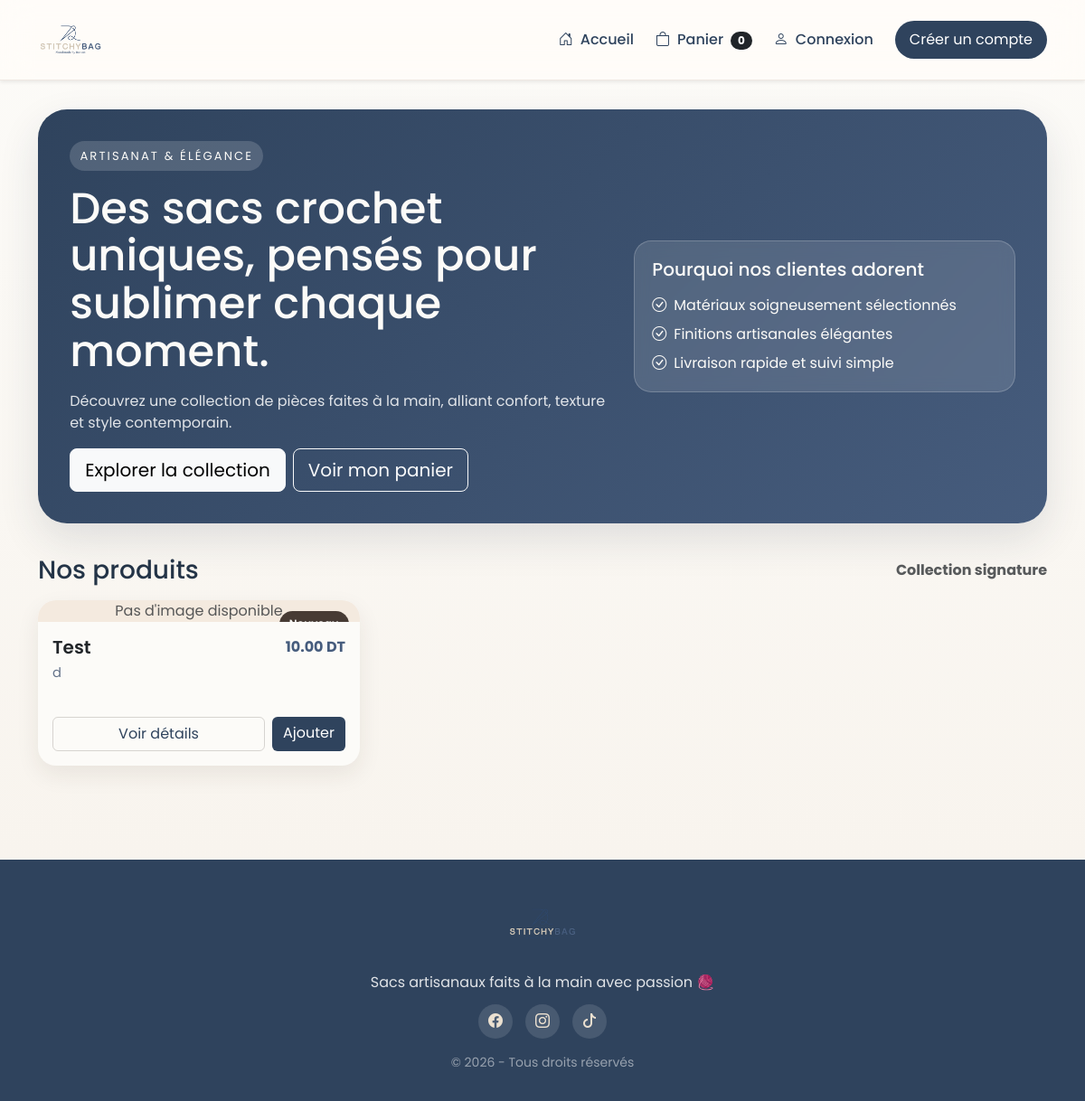
Before: / with the older database file.
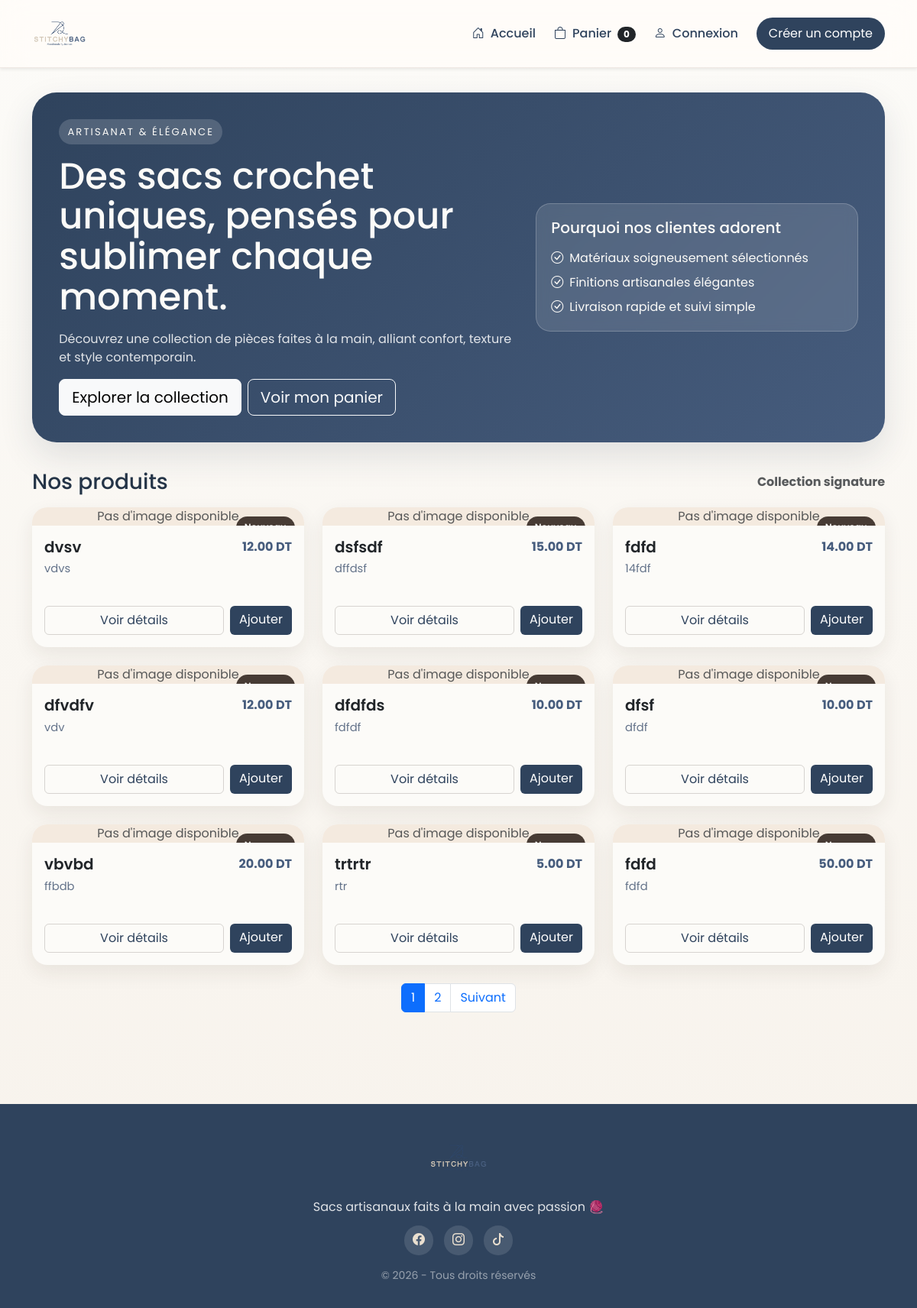
After: the same page with the newer database file.
### shop/models.py (models this page shows, shortened)
class Product(models.Model):
    name = models.CharField(max_length=200)
    description = models.TextField()
    price = models.DecimalField(
        max_digits=10,
        decimal_places=2
    )
    stock = models.PositiveIntegerField(default=0)
    created_at = models.DateTimeField(
        auto_now_add=True
    )
    class Meta:
        ordering = ['-created_at']

### shop/views.py (the view)
# urls.py: 2. Add a URL to urlpatterns:  path('', views.home, name='home')
def home(request):
    products = Product.objects.all().order_by('-created_at')
    paginator = Paginator(products, 9)
    page_number = request.GET.get("page")
    products_page = paginator.get_page(page_number)
    return render(
        request,
        "shop/home.html",
        {
            "products": products_page,
        }
    )

### shop/cart.py (called while the page is built)
    def __len__(self):
        return sum(self.cart.values())

### shop/context_processors.py (called while the page is built)
def cart_count(request):
    cart = Cart(request)
    return {
        "cart_count": len(cart)
    }

### templates/shop/home.html (shortened to what this page needs)
{% extends 'base.html' %}
{% block content %}
<div class="hero-section mb-4">
    <div class="row align-items-center g-4">
        <div class="col-lg-7">
            <span class="eyebrow">Artisanat & élégance</span>
            <h1>Des sacs crochet uniques, pensés pour sublimer chaque moment.</h1>
            <p>Découvrez une collection de pièces faites à la main, alliant confort, texture et style contemporain.</p>
            <div class="d-flex flex-wrap gap-2 mt-3">
                <a href="#products" class="btn btn-light btn-lg">Explorer la collection</a>
                <a href="{% url 'cart' %}" class="btn btn-outline-light btn-lg">Voir mon panier</a>
            </div>
        </div>
        <div class="col-lg-5">
            <div class="hero-card">
                <h5 class="mb-3">Pourquoi nos clientes adorent</h5>
                <ul class="list-unstyled mb-0">
                    <li class="mb-2"><i class="bi bi-check-circle me-2"></i>Matériaux soigneusement sélectionnés</li>
                    <li class="mb-2"><i class="bi bi-check-circle me-2"></i>Finitions artisanales élégantes</li>
                    <li><i class="bi bi-check-circle me-2"></i>Livraison rapide et suivi simple</li>
                </ul>
            </div>
        </div>
    </div>
</div>
<div class="section-title d-flex justify-content-between align-items-center">
    <h3 class="mb-0">Nos produits</h3>
    <span class="text-muted">Collection signature</span>
</div>
<div id="products" class="row g-4">
    {% for product in products %}
    <div class="col-md-6 col-lg-4">
        <div class="card product-card h-100">
            <div class="product-image-wrap">
                {% if product.images.first %}
                <img src="{{ product.images.first.image.url }}" alt="{{ product.name }}">
                {% else %}
                <div class="d-flex align-items-center justify-content-center h-100 text-muted" style="height: 260px; background: #f4eadf;">
                    Pas d'image disponible
                </div>
                {% endif %}
                <span class="product-badge">Nouveau</span>
            </div>
            <div class="card-body d-flex flex-column">
                <div class="d-flex justify-content-between align-items-start gap-2">
                    <h5 class="product-title">{{ product.name }}</h5>
                    <span class="product-price">{{ product.price }} DT</span>
                </div>
                <p class="product-description">{{ product.description|truncatechars:90 }}</p>
                <div class="mt-auto d-flex gap-2">
                    <a href="{% url 'product_detail' product.id %}" class="btn btn-outline-dark flex-grow-1">Voir détails</a>
                    <a href="{% url 'cart_add' product.id %}" class="btn btn-dark">Ajouter</a>
                </div>
            </div>
        </div>
    </div>
    {% endfor %}
</div>
{% if products.paginator.num_pages > 1 %}
<nav class="mt-4 d-flex justify-content-center">
    <ul class="pagination">
        {% for page_num in products.paginator.page_range %}
        <li class="page-item {% if products.number == page_num %}active{% endif %}">
            <a class="page-link" href="?page={{ page_num }}">{{ page_num }}</a>
        </li>
        {% endfor %}
        {% if products.has_next %}
        <li class="page-item">
            <a class="page-link" href="?page={{ products.next_page_number }}">Suivant</a>
        </li>
        {% endif %}
    </ul>
</nav>
{% endif %}
{% endblock %}

Changed rows visible on the page:
no longer on this page (row unchanged): Product: shows "Pas d'image disponible", name "Test", price "10.00", description "d"
added Product: shows "Pas d'image disponible", name "dvsv", price "12.00", description "vdvs"
added Product: shows "Pas d'image disponible", name "dsfsdf", price "15.00", description "dffdsf"
added Product: shows "Pas d'image disponible", name "fdfd", price "14.00", description "14fdf"
added Product: shows "Pas d'image disponible", name "dfvdfv", price "12.00", description "vdv"
added Product: shows "Pas d'image disponible", name "dfdfds", price "10.00", description "fdfdf"
added Product: shows "Pas d'image disponible", name "dfsf", price "10.00", description "dfdf"
added Product: shows "Pas d'image disponible", name "vbvbd", price "20.00", description "ffbdb"
added Product: shows "Pas d'image disponible", name "trtrtr", price "5.00", description "rtr"
added Product: shows "Pas d'image disponible", name "fdfd", price "50.00", description "fdfd"
Other visible differences:
new list line: "1"
new list line: "2"
text now shown: "Suivant"
